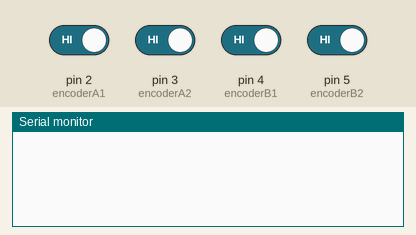
This sketch was run on a simulated Arduino Uno, built with avr-gcc and run on an emulated ATmega328P. Parts: the last lines printed to the serial monitor. The test bench sets the inputs (shaded band); at power-on: pin 2 (encoderA1), pin 3 (encoderA2), pin 4 (encoderB1), pin 5 (encoderB2) HIGH.

Above: at 1.2 s.
1.3 s: pin 2 (encoderA1) driven LOW
At 2.5 s:
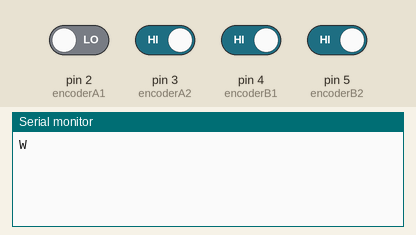
2.8 s: pin 3 (encoderA2) driven LOW
At 3.7 s:
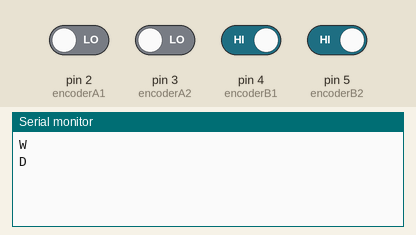
4.3 s: pin 2 (encoderA1) driven HIGH
At 4.8 s:
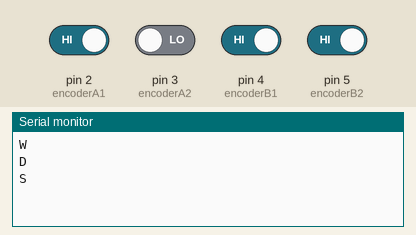
5.8 s: pin 3 (encoderA2) driven HIGH
At 7.1 s:
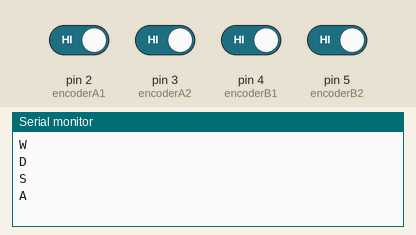

The sketch:

countingArmAngle.ino
```cpp
// 第一個馬達
const int encoderA1 = 2;
const int encoderB1 = 4;
volatile long encoderCount1 = 0;
volatile int direction1 = 0;
long lastCount1 = 0;

// 第二個馬達
const int encoderA2 = 3;
const int encoderB2 = 5;
volatile long encoderCount2 = 0;
volatile int direction2 = 0;
long lastCount2 = 0;

void setup() {
  // 馬達1
  pinMode(encoderA1, INPUT_PULLUP);
  pinMode(encoderB1, INPUT_PULLUP);
  attachInterrupt(digitalPinToInterrupt(encoderA1), readEncoder1, CHANGE);

  // 馬達2
  pinMode(encoderA2, INPUT_PULLUP);
  pinMode(encoderB2, INPUT_PULLUP);
  attachInterrupt(digitalPinToInterrupt(encoderA2), readEncoder2, CHANGE);

  Serial.begin(115200);
}

void loop() {
  // 馬達1
  if (encoderCount1 != lastCount1) {
    if (direction1 == 1) Serial.println("S");
    else if (direction1 == -1) Serial.println("W");
    lastCount1 = encoderCount1;
  }

  // 馬達2
  if (encoderCount2 != lastCount2) {
    if (direction2 == 1) Serial.println("A");
    else if (direction2 == -1) Serial.println("D");
    lastCount2 = encoderCount2;
  }
}

void readEncoder1() {
  int A = digitalRead(encoderA1);
  int B = digitalRead(encoderB1);

  if (A == B) {
    encoderCount1++;
    direction1 = 1;
  } else {
    encoderCount1--;
    direction1 = -1;
  }
}

void readEncoder2() {
  int A = digitalRead(encoderA2);
  int B = digitalRead(encoderB2);

  if (A == B) {
    encoderCount2++;
    direction2 = 1;
  } else {
    encoderCount2--;
    direction2 = -1;
  }
}
```

Measured:
- after the input at 1.3 s, the serial monitor: prints a new line at once (image 1)
- after the input at 2.8 s, the serial monitor: prints a new line at once (image 2)
- after the input at 4.3 s, the serial monitor: prints a new line at once (image 3)
- after the input at 5.8 s, the serial monitor: prints a new line at once (image 4)
